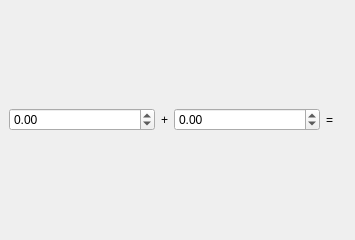
<?xml version="1.0" encoding="UTF-8"?>
<ui version="4.0">
 <class>SampleWindowWindow</class>
 <widget class="QDockWidget" name="SampleWindowWindow">
  <property name="geometry">
   <rect>
    <x>0</x>
    <y>0</y>
    <width>355</width>
    <height>240</height>
   </rect>
  </property>
  <property name="windowTitle">
   <string>Sample</string>
  </property>
  <widget class="QWidget" name="dockWidgetContents">
   <layout class="QHBoxLayout" name="layout">
    <item>
     <widget class="QDoubleSpinBox" name="nb1DoubleSpinBox">
      <property name="minimum">
       <double>-2147483647.000000000000000</double>
      </property>
      <property name="maximum">
       <double>2147483647.000000000000000</double>
      </property>
     </widget>
    </item>
    <item>
     <widget class="QLabel" name="plusLabel">
      <property name="sizePolicy">
       <sizepolicy hsizetype="Fixed" vsizetype="Preferred">
        <horstretch>0</horstretch>
        <verstretch>0</verstretch>
       </sizepolicy>
      </property>
      <property name="text">
       <string>+</string>
      </property>
     </widget>
    </item>
    <item>
     <widget class="QDoubleSpinBox" name="nb2DoubleSpinBox">
      <property name="minimum">
       <double>-2147483647.000000000000000</double>
      </property>
      <property name="maximum">
       <double>2147483647.000000000000000</double>
      </property>
     </widget>
    </item>
    <item>
     <widget class="QLabel" name="equalLabel">
      <property name="sizePolicy">
       <sizepolicy hsizetype="Fixed" vsizetype="Preferred">
        <horstretch>0</horstretch>
        <verstretch>0</verstretch>
       </sizepolicy>
      </property>
      <property name="text">
       <string>=</string>
      </property>
     </widget>
    </item>
    <item>
     <widget class="QLabel" name="sumLabel">
      <property name="sizePolicy">
       <sizepolicy hsizetype="Fixed" vsizetype="Preferred">
        <horstretch>0</horstretch>
        <verstretch>0</verstretch>
       </sizepolicy>
      </property>
     </widget>
    </item>
   </layout>
  </widget>
 </widget>
 <resources/>
 <connections/>
</ui>
